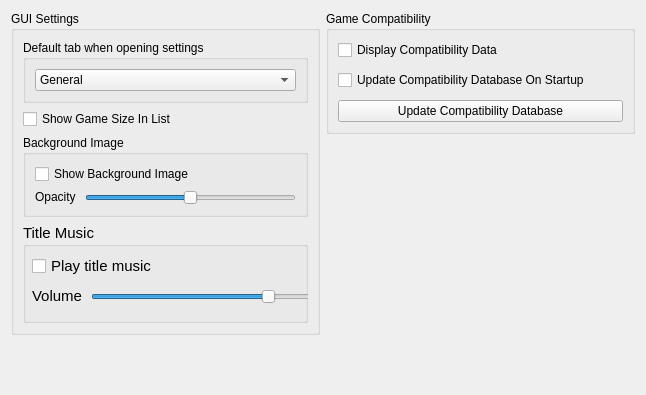
      <widget class="QWidget" name="guiTabContents">
       <property name="geometry">
        <rect>
         <x>0</x>
         <y>0</y>
         <width>646</width>
         <height>395</height>
        </rect>
       </property>
       <layout class="QVBoxLayout" name="guiTabVLayout" stretch="0">
        <item>
         <layout class="QHBoxLayout" name="horizontalLayout_1">
          <property name="leftMargin">
           <number>0</number>
          </property>
          <property name="topMargin">
           <number>0</number>
          </property>
          <item>
           <layout class="QVBoxLayout" name="GUITabLayoutMiddle" stretch="0,0">
            <property name="bottomMargin">
             <number>0</number>
            </property>
            <item>
             <widget class="QGroupBox" name="GUIgroupBox">
              <property name="sizePolicy">
               <sizepolicy hsizetype="Preferred" vsizetype="Maximum">
                <horstretch>0</horstretch>
                <verstretch>0</verstretch>
               </sizepolicy>
              </property>
              <property name="minimumSize">
               <size>
                <width>0</width>
                <height>0</height>
               </size>
              </property>
              <property name="title">
               <string>GUI Settings</string>
              </property>
              <layout class="QVBoxLayout" name="GUILayout">
               <property name="topMargin">
                <number>9</number>
               </property>
               <property name="bottomMargin">
                <number>9</number>
               </property>
               <item>
                <widget class="QGroupBox" name="chooseHomeTabGroupBox">
                 <property name="title">
                  <string>Default tab when opening settings</string>
                 </property>
                 <layout class="QVBoxLayout" name="tabSettingsLayout">
                  <item>
                   <widget class="QComboBox" name="chooseHomeTabComboBox">
                    <property name="sizePolicy">
                     <sizepolicy hsizetype="Preferred" vsizetype="Fixed">
                      <horstretch>0</horstretch>
                      <verstretch>0</verstretch>
                     </sizepolicy>
                    </property>
                    <item>
                     <property name="text">
                      <string>General</string>
                     </property>
                    </item>
                    <item>
                     <property name="text">
                      <string>GUI</string>
                     </property>
                    </item>
                    <item>
                     <property name="text">
                      <string>Graphics</string>
                     </property>
                    </item>
                    <item>
                     <property name="text">
                      <string>User</string>
                     </property>
                    </item>
                    <item>
                     <property name="text">
                      <string>Input</string>
                     </property>
                    </item>
                    <item>
                     <property name="text">
                      <string>Paths</string>
                     </property>
                    </item>
                    <item>
                     <property name="text">
                      <string>Debug</string>
                     </property>
                    </item>
                   </widget>
                  </item>
                 </layout>
                </widget>
               </item>
               <item>
                <widget class="QCheckBox" name="gameSizeCheckBox">
                 <property name="text">
                  <string>Show Game Size In List</string>
                 </property>
                </widget>
               </item>
               <item>
                <widget class="QGroupBox" name="GUIBackgroundImageGroupBox">
                 <property name="sizePolicy">
                  <sizepolicy hsizetype="Expanding" vsizetype="Minimum">
                   <horstretch>0</horstretch>
                   <verstretch>0</verstretch>
                  </sizepolicy>
                 </property>
                 <property name="title">
                  <string>Background Image</string>
                 </property>
                 <layout class="QVBoxLayout" name="backgroundImageVLayout">
                  <item>
                   <widget class="QCheckBox" name="showBackgroundImageCheckBox">
                    <property name="sizePolicy">
                     <sizepolicy hsizetype="Minimum" vsizetype="Fixed">
                      <horstretch>0</horstretch>
                      <verstretch>0</verstretch>
                     </sizepolicy>
                    </property>
                    <property name="text">
                     <string>Show Background Image</string>
                    </property>
                   </widget>
                  </item>
                  <item>
                   <layout class="QHBoxLayout" name="opacityLayout">
                    <property name="spacing">
                     <number>9</number>
                    </property>
                    <item>
                     <widget class="QLabel" name="backgroundImageOpacityLabel">
                      <property name="sizePolicy">
                       <sizepolicy hsizetype="Maximum" vsizetype="Fixed">
                        <horstretch>0</horstretch>
                        <verstretch>0</verstretch>
                       </sizepolicy>
                      </property>
                      <property name="text">
                       <string>Opacity</string>
                      </property>
                     </widget>
                    </item>
                    <item>
                     <widget class="QSlider" name="backgroundImageOpacitySlider">
                      <property name="sizePolicy">
                       <sizepolicy hsizetype="Expanding" vsizetype="Fixed">
                        <horstretch>0</horstretch>
                        <verstretch>0</verstretch>
                       </sizepolicy>
                      </property>
                      <property name="minimum">
                       <number>0</number>
                      </property>
                      <property name="maximum">
                       <number>100</number>
                      </property>
                      <property name="value">
                       <number>50</number>
                      </property>
                      <property name="orientation">
                       <enum>Qt::Orientation::Horizontal</enum>
                      </property>
                     </widget>
                    </item>
                   </layout>
                  </item>
                 </layout>
                </widget>
               </item>
               <item>
                <widget class="QGroupBox" name="GUIMusicGroupBox">
                 <property name="sizePolicy">
                  <sizepolicy hsizetype="Expanding" vsizetype="Expanding">
                   <horstretch>0</horstretch>
                   <verstretch>0</verstretch>
                  </sizepolicy>
                 </property>
                 <property name="minimumSize">
                  <size>
                   <width>0</width>
                   <height>100</height>
                  </size>
                 </property>
                 <property name="maximumSize">
                  <size>
                   <width>16777215</width>
                   <height>16777215</height>
                  </size>
                 </property>
                 <property name="font">
                  <font>
                   <pointsize>11</pointsize>
                   <bold>false</bold>
                   <kerning>true</kerning>
                  </font>
                 </property>
                 <property name="autoFillBackground">
                  <bool>false</bool>
                 </property>
                 <property name="title">
                  <string>Title Music</string>
                 </property>
                 <property name="flat">
                  <bool>false</bool>
                 </property>
                 <widget class="QCheckBox" name="playBGMCheckBox">
                  <property name="geometry">
                   <rect>
                    <x>9</x>
                    <y>30</y>
                    <width>416</width>
                    <height>26</height>
                   </rect>
                  </property>
                  <property name="sizePolicy">
                   <sizepolicy hsizetype="Minimum" vsizetype="Fixed">
                    <horstretch>0</horstretch>
                    <verstretch>0</verstretch>
                   </sizepolicy>
                  </property>
                  <property name="text">
                   <string>Play title music</string>
                  </property>
                 </widget>
                 <widget class="QWidget" name="horizontalLayoutWidget">
                  <property name="geometry">
                   <rect>
                    <x>0</x>
                    <y>50</y>
                    <width>431</width>
                    <height>47</height>
                   </rect>
                  </property>
                  <layout class="QHBoxLayout" name="horizontalLayout">
                   <property name="spacing">
                    <number>9</number>
                   </property>
                   <property name="leftMargin">
                    <number>9</number>
                   </property>
                   <property name="topMargin">
                    <number>9</number>
                   </property>
                   <property name="rightMargin">
                    <number>9</number>
                   </property>
                   <property name="bottomMargin">
                    <number>9</number>
                   </property>
                   <item>
                    <widget class="QLabel" name="label_Volume">
                     <property name="sizePolicy">
                      <sizepolicy hsizetype="Maximum" vsizetype="Fixed">
                       <horstretch>0</horstretch>
                       <verstretch>0</verstretch>
                      </sizepolicy>
                     </property>
                     <property name="maximumSize">
                      <size>
                       <width>16777215</width>
                       <height>16777215</height>
                      </size>
                     </property>
                     <property name="text">
                      <string>Volume</string>
                     </property>
                    </widget>
                   </item>
                   <item>
                    <widget class="QSlider" name="BGMVolumeSlider">
                     <property name="sizePolicy">
                      <sizepolicy hsizetype="Expanding" vsizetype="Preferred">
                       <horstretch>0</horstretch>
                       <verstretch>0</verstretch>
                      </sizepolicy>
                     </property>
                     <property name="toolTip">
                      <string>Set the volume of the background music.</string>
                     </property>
                     <property name="maximum">
                      <number>100</number>
                     </property>
                     <property name="singleStep">
                      <number>10</number>
                     </property>
                     <property name="pageStep">
                      <number>20</number>
                     </property>
                     <property name="value">
                      <number>50</number>
                     </property>
                     <property name="orientation">
                      <enum>Qt::Orientation::Horizontal</enum>
                     </property>
                     <property name="invertedAppearance">
                      <bool>false</bool>
                     </property>
                     <property name="invertedControls">
                      <bool>false</bool>
                     </property>
                     <property name="tickPosition">
                      <enum>QSlider::TickPosition::NoTicks</enum>
                     </property>
                     <property name="tickInterval">
                      <number>10</number>
                     </property>
                    </widget>
                   </item>
                  </layout>
                 </widget>
                </widget>
               </item>
              </layout>
             </widget>
            </item>
            <item>
             <spacer name="verticalSpacer_7">
              <property name="orientation">
               <enum>Qt::Orientation::Vertical</enum>
              </property>
              <property name="sizeHint" stdset="0">
               <size>
                <width>20</width>
                <height>40</height>
               </size>
              </property>
             </spacer>
            </item>
           </layout>
          </item>
          <item>
           <layout class="QVBoxLayout" name="CompatTabLayoutRight" stretch="0,0">
            <property name="spacing">
             <number>6</number>
            </property>
            <property name="bottomMargin">
             <number>0</number>
            </property>
            <item>
             <widget class="QGroupBox" name="CompatgroupBox">
              <property name="sizePolicy">
               <sizepolicy hsizetype="Preferred" vsizetype="Preferred">
                <horstretch>0</horstretch>
                <verstretch>0</verstretch>
               </sizepolicy>
              </property>
              <property name="minimumSize">
               <size>
                <width>0</width>
                <height>0</height>
               </size>
              </property>
              <property name="baseSize">
               <size>
                <width>0</width>
                <height>0</height>
               </size>
              </property>
              <property name="title">
               <string>Game Compatibility</string>
              </property>
              <layout class="QVBoxLayout" name="CompatLayout">
               <property name="spacing">
                <number>10</number>
               </property>
               <property name="topMargin">
                <number>9</number>
               </property>
               <property name="bottomMargin">
                <number>9</number>
               </property>
               <item>
                <widget class="QCheckBox" name="enableCompatibilityCheckBox">
                 <property name="text">
                  <string>Display Compatibility Data</string>
                 </property>
                </widget>
               </item>
               <item>
                <widget class="QCheckBox" name="checkCompatibilityOnStartupCheckBox">
                 <property name="text">
                  <string>Update Compatibility Database On Startup</string>
                 </property>
                </widget>
               </item>
               <item>
                <widget class="QPushButton" name="updateCompatibilityButton">
                 <property name="sizePolicy">
                  <sizepolicy hsizetype="MinimumExpanding" vsizetype="Fixed">
                   <horstretch>0</horstretch>
                   <verstretch>0</verstretch>
                  </sizepolicy>
                 </property>
                 <property name="minimumSize">
                  <size>
                   <width>0</width>
                   <height>0</height>
                  </size>
                 </property>
                 <property name="maximumSize">
                  <size>
                   <width>16777215</width>
                   <height>16777215</height>
                  </size>
                 </property>
                 <property name="text">
                  <string>Update Compatibility Database</string>
                 </property>
                </widget>
               </item>
              </layout>
             </widget>
            </item>
            <item>
             <spacer name="verticalSpacer_6">
              <property name="orientation">
               <enum>Qt::Orientation::Vertical</enum>
              </property>
              <property name="sizeHint" stdset="0">
               <size>
                <width>20</width>
                <height>40</height>
               </size>
              </property>
             </spacer>
            </item>
           </layout>
          </item>
         </layout>
        </item>
       </layout>
      </widget>
